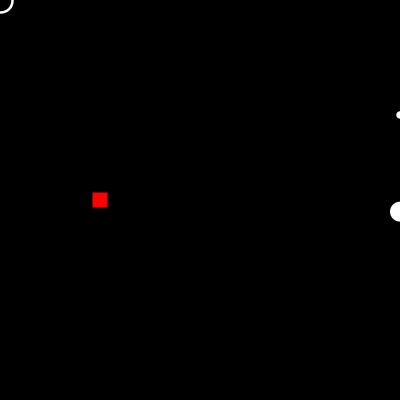
Frame 1 (no input)
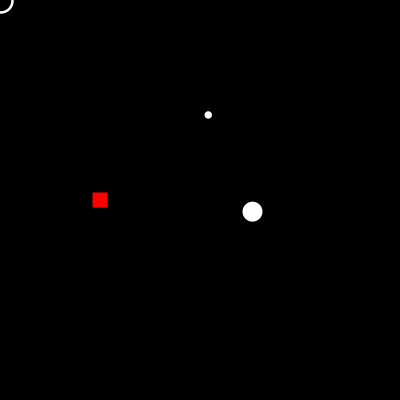
Frame 60 (the mouse pressed at the canvas centre just before this capture)
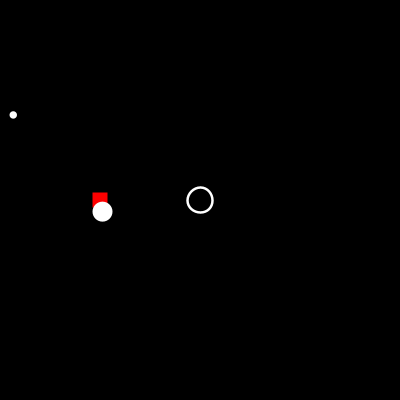
Frame 120 (the mouse held since frame 60 and released just before this capture)

The Processing sketch that drew these frames (run headless with seeded random() and noise(); from frame 60 on, the mouse is pressed at the canvas centre):

// Processing sketch: Project_03
// ── Project_03.pde
player p;
firstEnemy firstE1;
firstEnemy firstE2;
crosshair c;


void setup ()

{
    size(400,400);
    frameRate(60);
    p = new player();
    c = new crosshair();
    firstE1 = new firstEnemy(20,5);
    firstE2 = new firstEnemy(7.5,6.5);
    noCursor();
}

void draw()
{
    background(0);
    p.playerCharacter();
    c.drawCrosshair();
    
    firstE1.enemyCharacter();
    firstE2.enemyCharacter();
    
}

void keyPressed()
{
  if (key == 'a' || key == 'A')
  {
    leftMovement = true;
  }  
  
  if (key == 'd' || key == 'D')
  {
    rightMovement = true;
  }
  
  if (key == 'w' || key == 'W')
  {
    upMovement = true;
  }
  
  if (key == 's' || key == 'S')
  {
    downMovement = true;
  }
}
  
void keyReleased()
{
  if (key == 'a' || key == 'A')
  {
    leftMovement = false;
  }
  
  if (key == 'd' || key == 'D')
  {
    rightMovement = false;
  }
  
  if (key == 'w' || key == 'W')
  {
    upMovement = false;
  }
  
  if (key == 's' || key == 'S')
  {
    downMovement = false;
  }
  
}

// ── crosshair.pde
PVector crosshairLocation = new PVector (mouseX,mouseY);

class crosshair
{
  
  void drawCrosshair()
  {
    strokeWeight(2.5);
    stroke(255,255,255);
    noFill();
    
    circle(mouseX,mouseY,25);
  }
  
}

// ── firstEnemy.pde
boolean gameOver = false;

class firstEnemy
{
  
     PVector enemyLocation = new PVector (400, random(50,300));
     PVector enemyVelocity = new PVector (0,0);
     
     float enemyFriction = 0.5;
     
     
     float enemyRadius;
     float enemySpeed;
  
    firstEnemy (float tempRadius, float tempSpeed)
    {    
      enemyRadius = tempRadius;
      enemySpeed = tempSpeed;
    } 
        
    void enemyCharacter()
    {
      if (gameOver == false)
      {
        displayFirstEnemy();
        enemyMovement();
      }
    }
    
    void enemyMovement()
    {
       enemyVelocity.x = -enemySpeed;
       enemyVelocity.mult(enemyFriction);
       enemyLocation.add(enemyVelocity);
       
       if (enemyLocation.x < 0.1)
       {
         enemyLocation.x = 410;
         enemyLocation.y = random (20,380);
       }
    }
       
    void displayFirstEnemy()
    {
      noStroke();
      fill(255);
      ellipseMode(CENTER);
      circle(enemyLocation.x,enemyLocation.y,enemyRadius);
    }
}

// ── player.pde
boolean leftMovement = false;
boolean rightMovement = false;
boolean upMovement = false;
boolean downMovement = false;

PVector playerLocation = new PVector (0,0);
PVector playerVelocity = new PVector (0,0);

float playerSpeed = 5;
float playerFriction = 0.5;

float lineOffset;

class player
{      
    player ()
    {
      playerLocation.x = 200;
      playerLocation.y = 200;
    }
    
    void playerCharacter ()
    {
      playerMovement();
      playerConstraint();
      displayPlayer();
    }
    
    void playerMovement()
    {
       if (keyPressed)
       {
         if (upMovement == true)
         {
           playerVelocity.y = -playerSpeed;
         }
         
         else if (downMovement == true)
         {
           playerVelocity.y = playerSpeed;
         }
         
         else
           playerVelocity.y *= playerFriction;
       
         if (leftMovement == true)
         {
           playerVelocity.x = -playerSpeed;
         }
         
         else if (rightMovement == true)
         {
           playerVelocity.x = playerSpeed;
         }
         
         else
           playerVelocity.x *= playerFriction;
       }
       
      else playerVelocity.mult(playerFriction);
      
      playerLocation.add(playerVelocity);
    }
    
    void playerConstraint ()
    {
      if (playerLocation.x < 0)
      {
        playerLocation.x = 0;
      }
      else if (playerLocation.x > 100)
      {
        playerLocation.x = 100;
      }
      
      if (playerLocation.y < 0 )
      {
        playerLocation.y = 0;
      }
      else if (playerLocation.y > 400)
      {
        playerLocation.y = 400;
      }
    }

     
    void displayPlayer()
    {
      rectMode(CENTER);
      noStroke();
      fill(255,0,0);
      
      rect(playerLocation.x,playerLocation.y,15,15);
      strokeWeight(2.5);
      stroke(255,255,255);

    }
    
    
}
